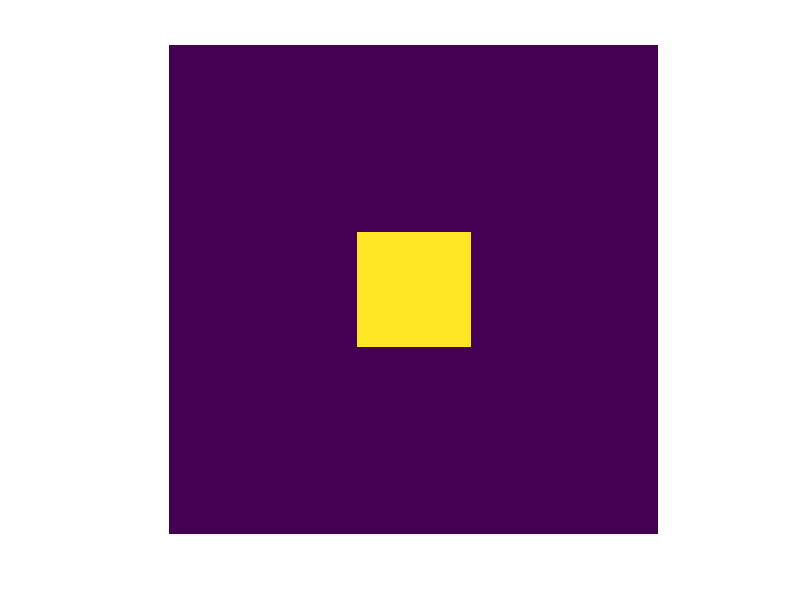
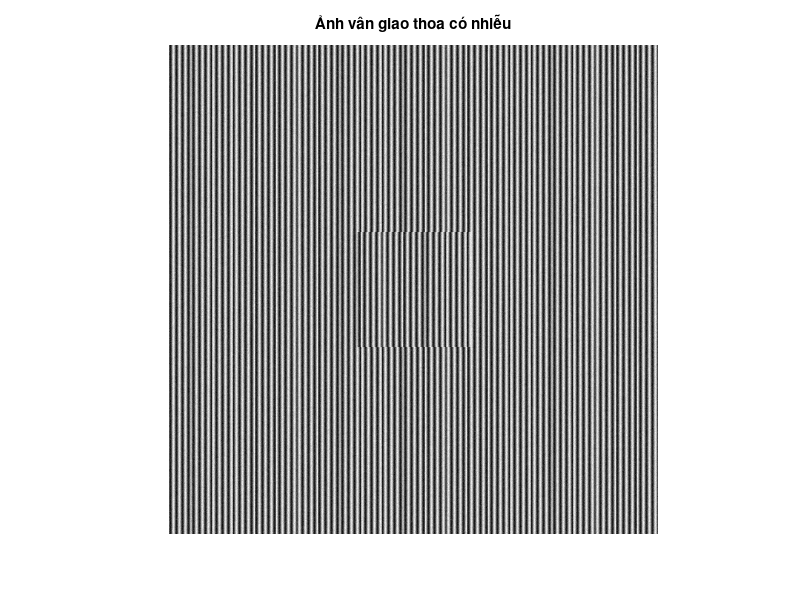
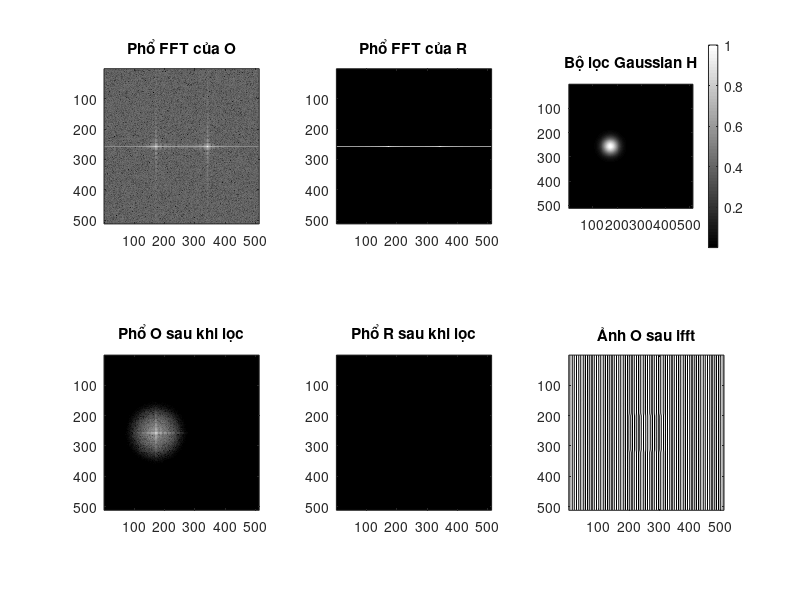
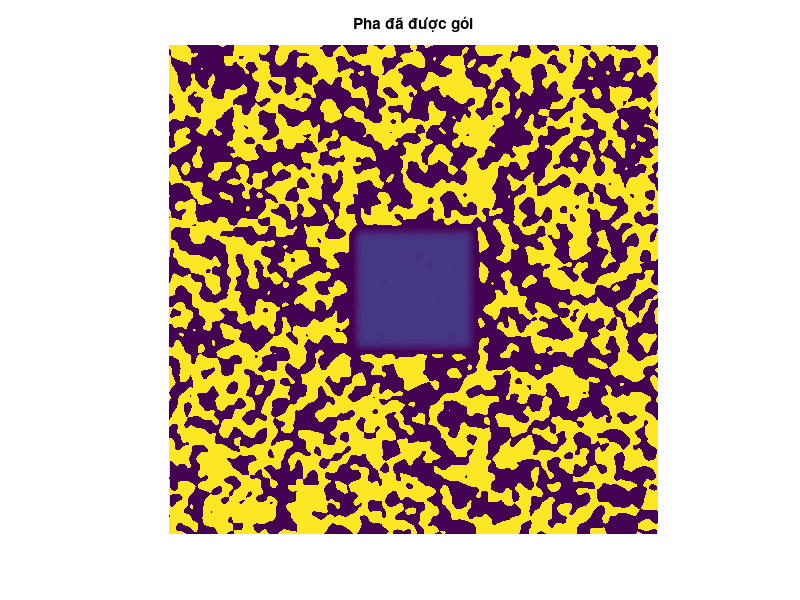

Reproduce these figures in MATLAB, in order. (Note: this script raises an error after producing the figures.)
clear;clc;close all;
%% 1. Thiết lập mặt phẳng lấy mẫu
M = 512; % Chiều cao
N = 512; % Chiều rộng
p = 6; 
f0 = 1 /p; % Tần số sóng mang
a = 100; % Biên độ pha (biên độ nền)
b = 100; % Biên độ của sóng hình sin
x=-M/2:M/2-1;  
y=-N/2:N/2-1;
[X,Y] = meshgrid(x,y); % Tạo lưới tọa độ 2D

%% 2. Tạo đối tượng (dạng hình hộp chữ nhật)
rect_width = 120; % Chiều rộng hình hộp
rect_height = 120; % Chiều cao hình hộp
object = rectpuls(X,rect_width).*rectpuls(Y,rect_height); % Tạo đối tượng hình hộp chữ nhật
Object = object +1 ;
% object = object*5;
% figure,imagesc(object),axis equal,axis off;
% object = 2*peaks(512); % Tùy chọn, tạo đối tượng 'peaks'
figure,imagesc(object),axis equal,axis off; % Hiển thị đối tượng

%% 3. Tạo ảnh vân giao thoa (interferogram)
snr = 25; % Tỷ lệ tín hiệu trên nhiễu (Signal-to-Noise Ratio)
I_r = a + b*cos(2* pi* f0* X); % Ảnh vân tham chiếu (không có đối tượng)
I_o = a + b*cos(2* pi* f0* X + object); % Ảnh vân mục tiêu (có đối tượng)

%% 4. Thêm nhiễu Gaussian trắng vào ảnh vân mục tiêu
I_O_Gauss = awgn(I_o,snr,'measured','dB');% Thêm nhiễu Gaussian trắng
figure;imshow(I_O_Gauss,[]);
title('Ảnh vân giao thoa có nhiễu');

%% 5. Phân tích phổ
I_O = I_O_Gauss(:,:,1);
I_R = I_r(:,:,1);
[value_x,value_y] = size(I_O);
I_O=im2double(I_O);
I_R=im2double(I_R);
I_fft_O=fftshift(fft2(I_O)); % Biến đổi Fourier 2D của ảnh vân mục tiêu
I_fft_R=fftshift(fft2(I_R)); % Biến đổi Fourier 2D của ảnh vân tham chiếu
% figure,imshow(log(1+abs(I_fft_O)),[]); title("Phổ vân mục tiêu"); % Hiển thị phổ của ảnh vân mục tiêu
% figure,imshow(log(1+abs(I_fft_R)),[]); title("Phổ vân tham chiếu");% Hiển thị phổ của ảnh vân tham chiếu
% figure,plot(abs(I_fft_O(value_x/2+1,:))); title("plot vân mục tiêu");
% figure,plot(abs(I_fft_R(value_x/2+1,:)));title("plot vân tham chiếu");
[maxvalue,zuobiao]=max(abs(I_fft_O(value_x/2+1,1:value_y/2-10))); % Tìm vị trí đỉnh phổ

%% 6. Tạo bộ lọc Gauss
% Bộ lọc hình tròn (commented out)
% W = 20;
% Z = value_x/2-zuobiao;
% circle=(X-Z).^2+Y.^2;   % Tính khoảng cách từ mỗi điểm đến tâm
% H=ones(M,N); 
% H(find(circle >= W*W))=0;  % Đặt giá trị ngoài bán kính về 0
% figure,mesh(H);

% Bộ lọc Gaussian
W = 23; % Bán kính của bộ lọc
m=value_x/2;
n = zuobiao;
H = zeros(value_x,value_y);
for i=1:value_x
    for j=1:value_y
        D=sqrt((i-m)^2+(j-n)^2); % Khoảng cách từ điểm (i,j) đến tâm bộ lọc
        H(i,j)=exp(-1/2*D^2/W^2); % Giá trị của bộ lọc Gauss
    end
end

%% 7. Lọc dải thông và tách tần số cơ bản
jipin_O = I_fft_O.*H; % Lọc ảnh vân mục tiêu
jipin_R = I_fft_R.*H; % Lọc ảnh vân tham chiếu
jipin_ifft_O=ifft2(ifftshift(jipin_O)); % Biến đổi Fourier ngược
jipin_ifft_R=ifft2(ifftshift(jipin_R));
jipin_ifft_R= -conj(jipin_ifft_R); % Lấy liên hợp phức và đảo dấu
jipin_ifft = jipin_ifft_R.*jipin_ifft_O; % Nhân phức để lấy pha

% 1. Hiển thị phổ gốc
figure;
subplot(2,3,1); imagesc(log(1+abs(I_fft_O))); colormap gray; axis image;
title('Phổ FFT của O');

subplot(2,3,2); imagesc(log(1+abs(I_fft_R))); colormap gray; axis image;
title('Phổ FFT của R');

% 2. Hiển thị bộ lọc Gaussian H
subplot(2,3,3); imagesc(H); colormap jet; colorbar; axis image;
title('Bộ lọc Gaussian H');

% 3. Phổ sau khi lọc
subplot(2,3,4); imagesc(log(1+abs(jipin_O))); colormap gray; axis image;
title('Phổ O sau khi lọc');

subplot(2,3,5); imagesc(log(1+abs(jipin_R))); colormap gray; axis image;
title('Phổ R sau khi lọc');

% 4. Ảnh sau IFFT
subplot(2,3,6); imagesc(real(jipin_ifft_O)); colormap gray; axis image;
title('Ảnh O sau ifft');


%% 8. Mở gói pha (unwrapping)
% unph = -atan2(imag(jipin_ifft),real(jipin_ifft)); % Pha gói (wrapped phase)
unph = -angle(jipin_ifft);

figure,imagesc(unph),axis equal,axis off; % Hiển thị pha gói
title('Pha đã được gói');
figure, surf(unph,"EdgeColor","none"), title("Anh wrapped ");
colorbar;


% 1) Pha & biên độ
C = jipin_ifft;
amp = abs(C);
phi_wrapped = angle(C);

figure; 
subplot(2,2,1); imagesc(amp); axis image; colorbar; title('Amplitude');
subplot(2,2,2); imagesc(phi_wrapped); axis image; colorbar; title('Wrapped phase');

% 2) Histogram pha để thấy phân bố
subplot(2,2,3); histogram(phi_wrapped(:),200); title('Histogram of wrapped phase');

% 3) Kiểm tra vùng có amplitude nhỏ
subplot(2,2,4);
th = 0.12 * max(amp(:)); % thử thay 0.12 thành 0.05/0.2 để so sánh
imshow(amp > th); title(['Mask: amp > ' num2str(th)]);

%% 9. Thuật toán Least-Square (Bình phương tối thiểu)
dx = psf2otf_test([-1,1;0,0],[value_x,value_y]); % Toán tử vi phân x
dy = psf2otf_test([-1,0;1,0],[value_x,value_y]); % Toán tử vi phân y
DTD = abs(dx).^2 + abs(dy).^2;
dadx = real(ifft2(fft2(unph).*dx)); % Gradient x của pha gói
dady = real(ifft2(fft2(unph).*dy)); % Gradient y của pha gói
dadx_G = dadx-pi*round(dadx/pi); % Loại bỏ bước nhảy 2*pi từ gradient
dady_G = dady-pi*round(dady/pi);
ph_L2 = real(ifft2((fft2(dadx_G).*conj(dx)+fft2(dady_G).*conj(dy))./(DTD + eps))); % Phục hồi pha
nmse_L2 = NMSE(object,im2gray(ph_L2)); % Tính NMSE (Sai số bình phương trung bình chuẩn hóa)
disp(nmse_L2);

%% 10. Thuật toán Total Variation (Tổng biến thiên)
ph_TV = unph; % Khởi tạo pha TV
% Thông số khởi tạo TV
lambda_L1 = 0.001;
lambda0_L1 = 2*lambda_L1;
lambda_max_L1 = 1e5;
while lambda0_L1 < lambda_max_L1
    gx = real(ifft2(fft2(ph_TV).*dx));
    gy = real(ifft2(fft2(ph_TV).*dy));
    gx_L = sign(gx) .* max(abs(gx) - lambda_L1/lambda0_L1,0);
    gy_L = sign(gy) .* max(abs(gy) - lambda_L1/lambda0_L1,0);
    Gx = fft2(gx_L).*conj(dx);
    Gy = fft2(gy_L).*conj(dy);
    fenzi = fft2(dadx_G).*conj(dx)+fft2(dady_G).*conj(dy)  + lambda0_L1*(Gx+Gy);
    fenmu = (1 + lambda0_L1)*DTD+eps;
    ph_TV = real(ifft2(fenzi./fenmu)); 
    lambda0_L1 = lambda0_L1 * 2;
end
nmse_TV = NMSE(object,im2gray(ph_TV));
disp(nmse_TV);

%% 11. Thuật toán Dark Sparse Prior
ph_SP= unph; % Khởi tạo pha SP
% Thông số L0
lambda = 0.00001;
lambda_max = 1e5;
lambda_L0 = 2*lambda;
while lambda_L0 < lambda_max
    Q = ph_SP.*(abs(ph_SP).^2 > lambda/lambda_L0);
    % Thông số L1
    beta = 0.001;
    beta_L1 = 2*beta;
    beta_max = 1e5;
    while beta_L1 < beta_max
        gx = real(ifft2(fft2(ph_SP).*dx));
        gy = real(ifft2(fft2(ph_SP).*dy));
        gx_L1 = sign(gx) .* max(abs(gx) - beta/beta_L1,0);
        gy_L1 = sign(gy) .* max(abs(gy) - beta/beta_L1,0);
        Gx = fft2(gx_L1).*conj(dx);
        Gy = fft2(gy_L1).*conj(dy);
        
        fenzi = fft2(dadx_G).*conj(dx)+fft2(dady_G).*conj(dy) + lambda_L0*fft2(Q) + beta_L1*(Gx+Gy);
        fenmu = lambda_L0+(1+  beta_L1)*DTD;
        ph_SP = real(ifft2(fenzi./(fenmu+eps)));
        beta_L1 = beta_L1*2;
    end
    lambda_L0 = lambda_L0 * 2;
end
nmse_SP = NMSE(object,im2gray(ph_SP));
disp(nmse_SP);

%% 12. Hiển thị kết quả pha
figure,imagesc(ph_L2);axis off;axis equal;
title('Pha mở gói bằng LS');
figure,imagesc(ph_TV);axis off;axis equal;
title('Pha mở gói bằng TV');
figure,imagesc(ph_SP);axis off;axis equal;
title('Pha mở gói bằng SP');
figure,surf(ph_L2,"EdgeColor","none");
title('Pha mở gói bằng LS');
figure,surf(ph_TV, "EdgeColor","none");
title('Pha mở gói bằng TV');
figure,surf(ph_SP, "EdgeColor","none");
title('Pha mở gói bằng SP');


% figure,imagesc(object-ph_L2);axis off;axis equal; % Sai số LS
% figure,imagesc(object-ph_TV);axis off;axis equal; % Sai số TV
% figure,imagesc(object-ph_SP);axis off;axis equal; % Sai số SP

%% 13. Biểu đồ mặt cắt ngang
x = 1:1:value_x; 
y = ph_L2(value_x/2,:); % Lấy mặt cắt giữa của pha LS
figure
plot(x,y,'r','linewidth',1.4);
hold on
y = ph_TV(value_x/2,:); % Lấy mặt cắt giữa của pha TV
plot(x,y,'g','linewidth',1.4);
hold on
y = ph_SP(value_x/2,:); % Lấy mặt cắt giữa của pha SP
plot(x,y,'b','linewidth',1.4);
hold on
y = object(value_x/2,:); % Lấy mặt cắt giữa của đối tượng gốc
plot(x,y,'k','linewidth',1.4);
ylabel('Pha (rad)');
xlabel('Số điểm ảnh');
xlim([0 512])
ylim([-0.1 1.2])
lgd = legend({'LS','TV','SPUP','GT'},'Location','northeast');
set(lgd,'unit','centimeters','FontSize',14);

% NMSE.m
function nmse = NMSE(original_image, reconstructed_image)
    % Loại bỏ offset và chuẩn hóa các giá trị pha trước khi tính toán
    original_image = original_image - mean(original_image(:));
    reconstructed_image = reconstructed_image - mean(reconstructed_image(:));

    % Tính toán sai số bình phương trung bình chuẩn hóa (NMSE)
    mse = mean((original_image(:) - reconstructed_image(:)).^2);
    original_energy = mean(original_image(:).^2);
    nmse = mse / original_energy;
end 
